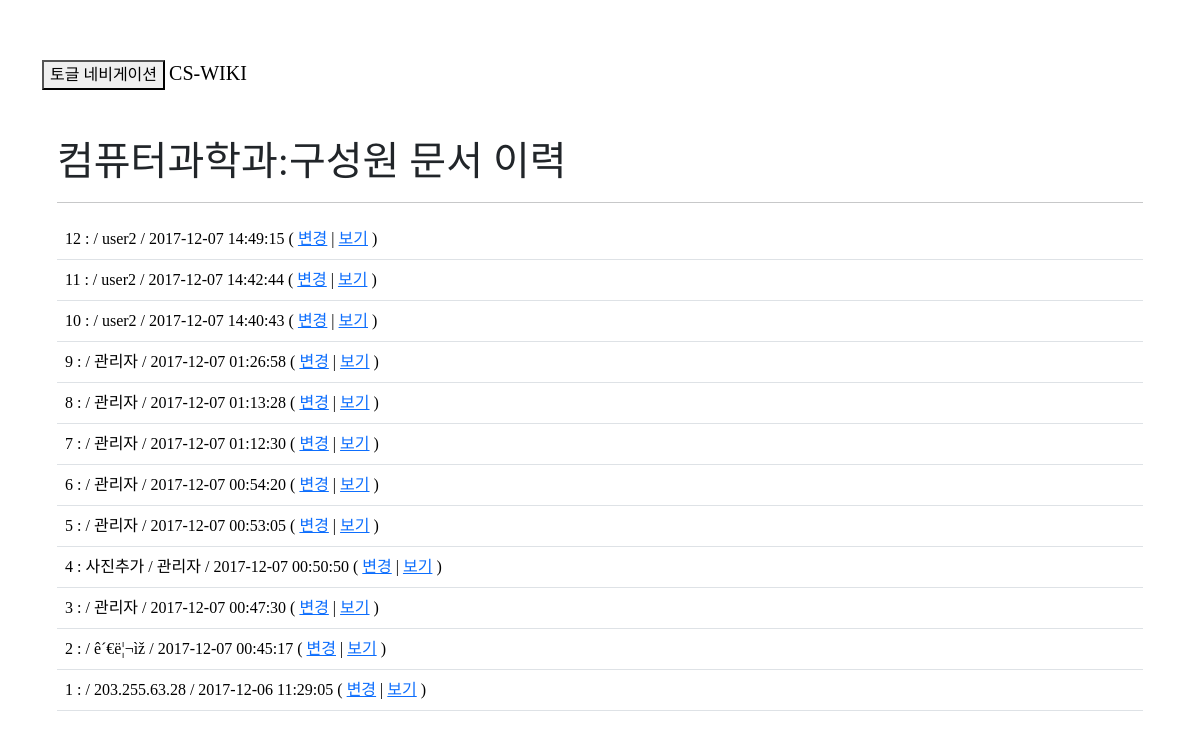
The app's page /history.php?title=컴퓨터과학과:구성원&ID=11 with its own data.
### tables this page shows
CREATE TABLE `cs_wiki_history` (
  `ID` int(10) NOT NULL,
  `page_id` int(10) NOT NULL,
  `text_id` int(10) NOT NULL,
  `writer` varchar(255) NOT NULL,
  `time` datetime NOT NULL,
  `exp` tinytext NOT NULL
);

### history.php (the view, shortened to what this page needs)
<?php
	include './page_form.php';
	$conn = getDB();
	if(!empty($_GET['ID'])){
		$sql = "SELECT ID,page_id,text_id,writer,time,exp FROM cs_wiki_history  WHERE page_id=".$_GET['ID']." ORDER BY ID DESC";
		$content = mysqli_query($conn,$sql);
    $num = mysqli_num_rows($content);
	}
?>
<body>
	<div class="container">
	  <div class="innercontainer">
			<h1 id="firstHeading" class="firstHeading"><?php echo htmlspecialchars($_GET["title"]); ?> 문서 이력</h1><hr/>
			<?php
			if($num!=0){
				echo '<table class="table table-hover">';
				while($row = mysqli_fetch_assoc($content)){
					echo '<tr><td>'.$num.' : '.$row['exp'].' / '.$row['writer'].' / '.$row['time'].' ( <a href="reback.php?num='.$num.'&title='.$_GET['title'].'&pageID='.$_GET['ID'].'&textID='.$row['text_id'].'">변경</a> | <a href="preview.php?textID='.$row['text_id'].'" target="_blank">보기</a> )';
					echo '</tr></td>';
					$num = $num-1;
				}
				echo '</table></div>';
			}
			?>
</body>
</html>

### css/style.css (style rules this page uses)
* { font-family: NanumGothic, 'Malgun Gothic'; }
body { padding-top: 50px; }
.innercontainer { padding: 40px 15px; text-align: left; }

### records on screen
cs_wiki_history: writer "user2", time "2017-12-07 14:49:15"
cs_wiki_history: num "11", writer "user2", time "2017-12-07 14:42:44"
cs_wiki_history: num "10", writer "user2", time "2017-12-07 14:40:43"
cs_wiki_history: num "9", writer "관리자", time "2017-12-07 01:26:58"
cs_wiki_history: num "8", writer "관리자", time "2017-12-07 01:13:28"
cs_wiki_history: num "7", writer "관리자", time "2017-12-07 01:12:30"
cs_wiki_history: num "6", writer "관리자", time "2017-12-07 00:54:20"
cs_wiki_history: num "5", writer "관리자", time "2017-12-07 00:53:05"
cs_wiki_history: num "4", exp "사진추가", writer "관리자", time "2017-12-07 00:50:50"
cs_wiki_history: num "3", writer "관리자", time "2017-12-07 00:47:30"
cs_wiki_history: num "2", writer "ê´€ë¦¬ìž", time "2017-12-07 00:45:17"
cs_wiki_history: num "1", writer "203.255.63.28", time "2017-12-06 11:29:05"

### other values on screen
$_GET["title"] "컴퓨터과학과:구성원"
